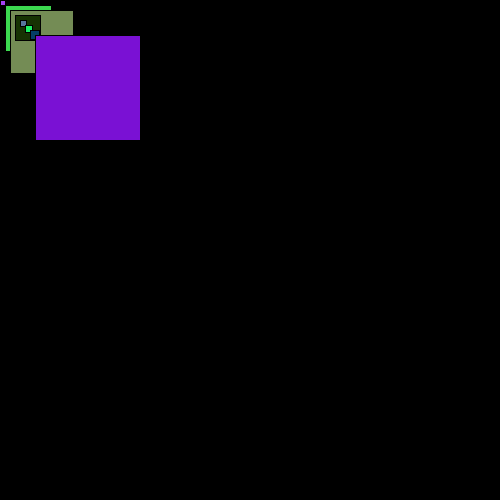
Frame 1 (no input)
Frame 60 (the mouse pressed at the canvas centre just before this capture): identical to frame 1, image omitted
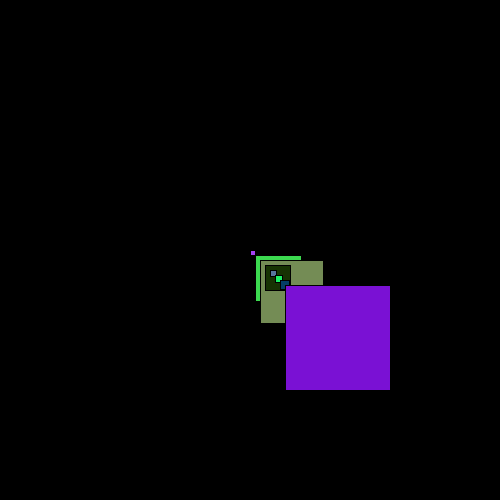
Frame 120 (the mouse held since frame 60 and released just before this capture)

The Processing sketch that drew these frames (run headless with seeded random() and noise(); from frame 60 on, the mouse is pressed at the canvas centre):

// Processing sketch: array_loop_review
// ── array_loop_review.pde
int[] myArray = {5, 46, 63, 25, 6, 7, 9, 105 };
color[] colorArray = new color[9];

void setup(){
  size(500, 500);
  frameRate(300);
  makeColors();
  
}

void draw(){
  background(0);
  for (int i = 0; i < myArray.length; i++){
    fill(colorArray[i]);
    rect(mouseX+i*5, mouseY+i*5, myArray[i], myArray[i]);
  }
 
}

void makeColors(){
    for (int i = 0; i < colorArray.length; i++){
    float r = random(255);
    float g = random(255);
    float b = random(255);
    colorArray[i] = color(r,g,b);
  }
}

void mouseClicked(){
  makeColors();
}
